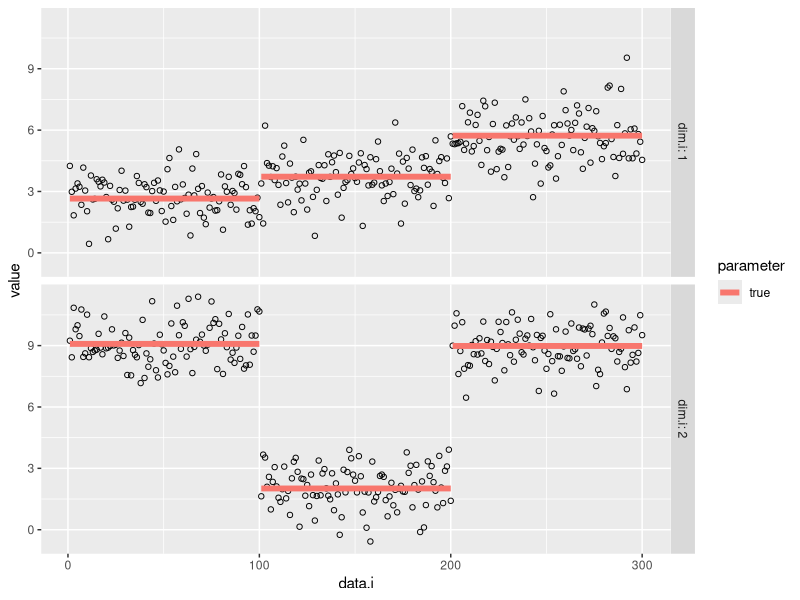

Here is the R script that generated this plot:
## ---- chunk 1
repo.dir <- normalizePath("..")
post.id <- "2024-11-07-OPART-data-table"
fig.path <- paste0(file.path(repo.dir, "assets", "img", post.id), "/")
dir.create(fig.path, showWarnings = FALSE, recursive = TRUE)
knitr::opts_chunk$set(
  dpi=100,
  fig.path=fig.path,
  fig.width=10, ## TODO python figures wider? look at prev issue.
  fig.process=function(path)sub(repo.dir, "", path, fixed=TRUE),
  fig.height=4)
conda.env <- "2023-08-deep-learning"
conda.env <- "torch-aum"
RETICULATE_PYTHON <- sprintf(if(.Platform$OS.type=="unix")
  ##"/home/tdhock/.local/share/r-miniconda/envs/%s/bin/python"
  "/home/tdhock/miniconda3/envs/%s/bin/python"
  else "~/AppData/Local/Miniconda3/envs/%s/python.exe", conda.env)
Sys.setenv(RETICULATE_PYTHON=RETICULATE_PYTHON)
##reticulate::use_condaenv(dirname(RETICULATE_PYTHON), required=TRUE)
in_render <- !is.null(knitr::opts_knit$get('rmarkdown.pandoc.to'))
in_knit <- isTRUE(getOption('knitr.in.progress'))
options(width=120)
if(FALSE){
  knitr::knit(paste0(post.id, ".Rmd"))
}
## ---- chunk 2
library(ggplot2)
library(data.table)
N.per.seg <- 100
set.seed(1)
N.segs <- 3
N.dim <- 2
(mean.mat <- matrix(
  runif(N.segs*N.dim, 0, 10),
  N.segs, N.dim))
sim.dt.list <- list()
true.mean.dt.list <- list()
for(seg.i in 1:N.segs){
  for(dim.i in 1:N.dim){
    mean.param <- mean.mat[seg.i, dim.i]
    num.vec <- rnorm(N.per.seg, mean.param)
    true.mean.dt.list[[paste(seg.i, dim.i)]] <- data.table(
      seg.i, dim.i, mean.param,
      first.i=(seg.i-1)*N.per.seg+1, 
      last.i=seg.i*N.per.seg, 
      parameter="true"
    )[, `:=`(
      start=first.i-0.5,
      end=last.i+0.5
    )]
    sim.dt.list[[paste(seg.i, dim.i)]] <- data.table(
      seg.i, dim.i, i.in.seg=1:N.per.seg, value=num.vec)
  }
}
true.mean.dt <- rbindlist(true.mean.dt.list)
(sim.dt <- rbindlist(
  sim.dt.list
)[
, data.i := seq_along(seg.i)
, by=dim.i][])

ggplot()+
  geom_point(aes(
    data.i, value),
    shape=1,
    data=sim.dt)+
  facet_grid(dim.i ~ ., labeller=label_both)+
  geom_segment(aes(
    first.i, mean.param,
    color=parameter,
    xend=last.i, yend=mean.param),
    linewidth=2,
    data=true.mean.dt)

sim.wide <- dcast(sim.dt, data.i ~ dim.i, value.var="value")
sim.mat <- as.matrix(sim.wide[,-1])
penalty <- 15
OPART <- function(sim.mat,penalty){
  cum.data <- rbind(0,apply(sim.mat,2,cumsum))
  cum.squares <- rbind(0,apply(sim.mat^2,2,cumsum))
  best.cost <- rep(NA_real_,nrow(sim.mat))
  best.change <- rep(NA_integer_,nrow(sim.mat))
  for(last.seg.end in seq_along(best.cost)){
    last.seg.start <- seq(1, last.seg.end)
    get_sum <- function(m){
      matrix(
        m[last.seg.end+1,], last.seg.end, ncol(m), byrow=TRUE
      )-m[last.seg.start,]
    }
    N.vec <- last.seg.end-last.seg.start+1
    last.seg.cost <- rowSums(get_sum(cum.squares)-get_sum(cum.data)^2/N.vec)
    other.cost <- c(0,best.cost[last.seg.start-1]+penalty)
    total.cost <- other.cost+last.seg.cost
    best.i <- which.min(total.cost)
    best.change[last.seg.end] <- best.i
    best.cost[last.seg.end] <- total.cost[best.i]
  }
  data.table(best.change,best.cost)
}
obase <- OPART(sim.mat,penalty)
decode <- function(best.change){
  seg.dt.list <- list()
  last.i <- length(best.change)
  while(last.i>0){
    first.i <- best.change[last.i]
    seg.dt.list[[paste(last.i)]] <- data.table(
      first.i, last.i)
    last.i <- first.i-1L
  }
  rbindlist(seg.dt.list)[seq(.N,1)]
}
decode(obase$best.change)
## ---- chunk 3
sessionInfo()
